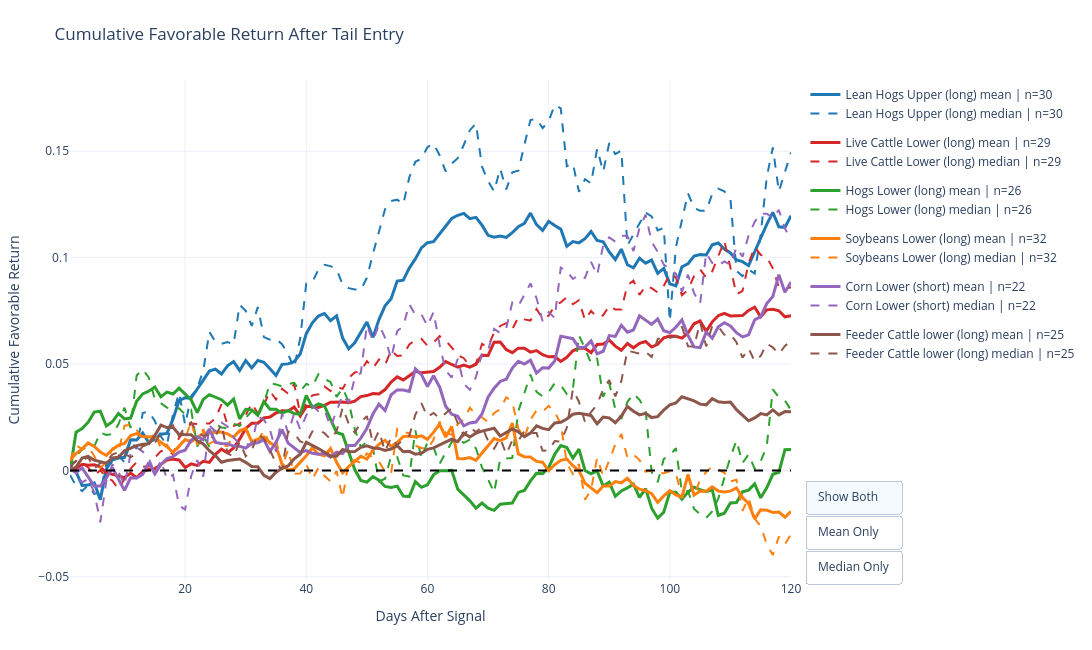

The notebook cell saved with this chart:
### Code cell
max_horizon = 120

signal_specs = [
    ("hogs", "Lean Hogs Upper", "upper", "long"),
    ("live_cattle", "Live Cattle Lower", "lower", "long"),
    ("hogs", "Hogs Lower", "lower", "long"),
    ("soy", "Soybeans Lower", "Lower", "long"),
    ("corn", "Corn Lower", "lower", "short"),
    ("feeder_cattle", "Feeder Cattle lower", "lower", "long"),
]

series_data = []

for market, label, tail, direction in signal_specs:
    d = merged[market].loc["2008":].copy()
    close_col = next(c for c in d.columns if "Close" in c)
    d["ret"] = d[close_col].pct_change()

    if tail == "upper":
        d["tail_state"] = d["cot_idx"] >= 0.8
    else:
        d["tail_state"] = d["cot_idx"] <= 0.2

    prev_state = d["tail_state"].shift(1, fill_value=False)
    d["entry"] = d["tail_state"] & (~prev_state)

    entry_locs = np.where(d["entry"].values)[0]
    paths = []

    for loc in entry_locs:
        if loc + max_horizon >= len(d):
            continue

        future = d["ret"].iloc[loc + 1 : loc + 1 + max_horizon].values
        path = np.cumsum(future)

        if direction == "short":
            path = -path

        paths.append(path)

    if len(paths) == 0:
        continue

    paths = np.array(paths)

    series_data.append({
        "name": f"{label} ({direction})",
        "mean": paths.mean(axis=0),
        "median": np.median(paths, axis=0),
        "n": len(paths),
    })

fig = go.Figure()
x = np.arange(1, max_horizon + 1)

colors = [
    "#1f77b4",
    "#d62728",
    "#2ca02c",
    "#ff7f0e",
    "#9467bd",
    "#8c564b",
]

for i, s in enumerate(series_data):
    color = colors[i % len(colors)]
    group = s["name"]

    fig.add_trace(
        go.Scatter(
            x=x,
            y=s["mean"],
            mode="lines",
            name=f"{s['name']} mean | n={s['n']}",
            legendgroup=group,
            line=dict(color=color, width=3, dash="solid"),
            hovertemplate=(
                "<b>%{fullData.name}</b><br>"
                "Day %{x}<br>"
                "Return %{y:.2%}<extra></extra>"
            ),
            visible=True,
        )
    )

    fig.add_trace(
        go.Scatter(
            x=x,
            y=s["median"],
            mode="lines",
            name=f"{s['name']} median | n={s['n']}",
            legendgroup=group,
            line=dict(color=color, width=2, dash="dash"),
            hovertemplate=(
                "<b>%{fullData.name}</b><br>"
                "Day %{x}<br>"
                "Return %{y:.2%}<extra></extra>"
            ),
            visible=True,
        )
    )

n_signals = len(series_data)
both_visible = [True, True] * n_signals
mean_only = []
median_only = []

for _ in range(n_signals):
    mean_only.extend([True, False])
    median_only.extend([False, True])

fig.update_layout(
    title="Cumulative Favorable Return After Tail Entry",
    xaxis_title="Days After Signal",
    yaxis_title="Cumulative Favorable Return",
    hovermode="x unified",
    template="plotly_white",
    width=1250,
    height=650,
    margin=dict(l=70, r=260, t=80, b=70),
    updatemenus=[
        {
            "type": "buttons",
            "direction": "down",
            "x": 1.02,
            "y": 0.2,
            "xanchor": "left",
            "yanchor": "top",
            "showactive": True,
            "buttons": [
                {
                    "label": "Show Both",
                    "method": "update",
                    "args": [
                        {"visible": both_visible},
                        {"title": "Cumulative Favorable Return After Tail Entry"},
                    ],
                },
                {
                    "label": "Mean Only",
                    "method": "update",
                    "args": [
                        {"visible": mean_only},
                        {"title": "Mean Cumulative Favorable Return After Tail Entry"},
                    ],
                },
                {
                    "label": "Median Only",
                    "method": "update",
                    "args": [
                        {"visible": median_only},
                        {"title": "Median Cumulative Favorable Return After Tail Entry"},
                    ],
                },
            ],
        }
    ],
    legend=dict(
        orientation="v",
        yanchor="top",
        y=1.0,
        xanchor="left",
        x=1.02
    ),
)

fig.add_hline(y=0, line_dash="dash", line_color="black")

fig.show()
